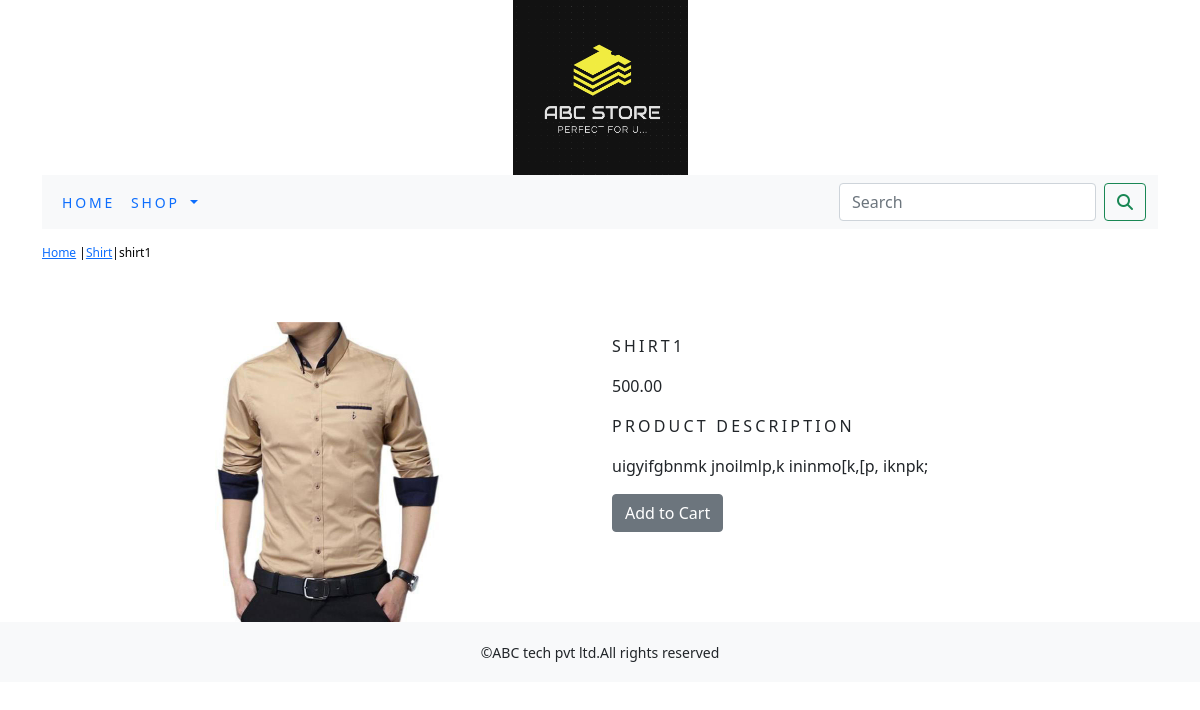
Screenshot of /shop/shirt/shirt1/ with the database file from the repository.
### shop/models.py (models this page shows, shortened)
class Product(models.Model):
    name=models.CharField(max_length=250,unique=True)
    slug=models.SlugField(max_length=250,unique=True)
    description=models.TextField(blank=True)
    price=models.DecimalField(max_digits=10,decimal_places=2)
    category=models.ForeignKey(Category,on_delete=models.CASCADE)
    image = models.ImageField(upload_to='product',blank=True)
    stock=models.IntegerField()
    available=models.BooleanField(default=True)
    created=models.DateTimeField(auto_now_add=True)
    updated=models.DateTimeField(auto_now=True)
    class Meta:
        ordering =('name',)
        verbose_name = 'product'
        verbose_name_plural = 'products'

class Category(models.Model):
    name=models.CharField(max_length=250,unique=True)
    slug=models.SlugField(max_length=250,unique=True)
    description=models.TextField(blank=True)
    image=models.ImageField(upload_to='category',blank=True)
    class Meta:
        ordering=('name',)
        verbose_name='category'
        verbose_name_plural='categories'
    def get_url(self):
        return reverse('shop:products_by_category',args=[self.slug])
    def __str__(self):
        return '{}'.format(self.name)

### shop/views.py (the view)
# urls.py: path('<slug:c_slug>/<slug:product_slug>/',views.proDelatails,name='prodCatdetail')
def proDelatails(request,c_slug,product_slug):
    try:
        product=Product.objects.get(category__slug=c_slug,slug=product_slug)
    except Exception as e:
        raise e
    return render(request,'product.html',{'product':product})

### cart/context_processors.py (called while the page is built)
def counter(request):
    item_count=0
    if 'admin' in request.path:
        return {}
    else:
        try:
            cart=Cart.objects.filter(cart_id=_cart_id(request))
            cart_items=CartItem.objects.all().filter(cart=cart[:1])
            for cart_item in cart_items:
                item_count += cart_item.quantity
        except Cart.DoesNotExist:
            item_count=0
    return dict(item_count=item_count)

### cart/views.py (called while the page is built)
def _cart_id(request):
    cart=request.session.session_key
    if not cart:
        cart=request.session.create()
    return cart

### shop/context_processors.py (called while the page is built)
def menu_links(request):
    links=Category.objects.all()
    return dict(links=links)

### templates/product.html (shortened to what this page needs)
{% extends 'base.html' %}
{% load static %}
{% block content %}
<div class="row my_prod_row_class">
    <div class="mx_auto">
        <p><a href="{% url 'shop:allProdCat' %}">Home</a> |<a href="{{product.category.get_url}}">{{product.category}}</a>|{{product.name}}</p>
    </div>
</div>
<div class="container">
<br>
<div class="row">
    <div class="col-12 col-sm-12 col-md-12 col-lg-6 text-center">
        <div style="min-width:18rem">
            <img src="{{product.image.url}}" width="300px" height="300px" alt="{{product.name}}">
        </div>
    </div>
        <div class="col-12 col-sm-12 col-md-12 col-lg-6">
            <div>
            <h2 class="my_product_title">{{product.name}}</h2>
            <p>{{product.price}}</p>
            <p class="my_title"> Product Description</p>
            <p class="text-justify my_prod_text">{{product.description}}</p>
            {% if product.stock <= 0 %}
            <p class="text-justify my_prod_text"><b>Out Of Stock</b></p>
            {% else %}
            <a  class="btn btn-secondary" href="{% url 'cart:add_cart' product.id %}">Add to Cart</a>
            {% endif %}
        </div>
    </div>
    </div>
</div>
{% endblock%}

### static/css/custom.css (style rules this page uses)
body { font-family: 'Roboto', sans-serif; }
.my_title { font-size:16px; letter-spacing:.2em; text-transform:uppercase; }
.my_prod_row_class { padding-top:15px; padding-bottom:20px; }
.my_prod_row_class .mx_auto { color:#000; font-size:12px; text-decoration:none; }
.my_product_title { font-size:16px; letter-spacing:.2em; text-transform:uppercase; padding-top:15px; padding-bottom:10px; }
.my_prod_text { padding-right:20px; }

### rows the page displays
Product: category "Shirt", name "shirt1", image (picture), name "SHIRT1", price "500.00", description "uigyifgbnmk jnoilmlp,k ininmo[k,[p, iknpk;"
